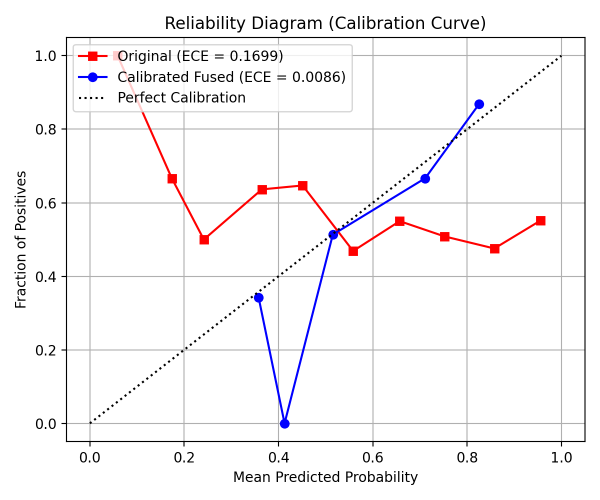
#> input picture backend/calibration_curve.png, 1200 x 1000 px (shown at 1/2 size)
$ python -i variant_generator.py   (imports and definitions only)
#> lines starting #> are read from the running program, lines starting #| are printed output that depends on the picture
import os
from PIL import Image, ImageDraw, ImageFont
from typing import Dict, List, Tuple, Any

def generate_image_variants(original_path: str, output_dir: str) -> List[Dict[str, Any]]:
    """
    Generates 4 variations of an original image:
    1. Cropped: Center cropped by 30%
    2. Watermarked: Text 'TraceLens AI' superimposed
    3. Compressed: Highly compressed (JPEG 10% quality)
    4. Resized: Scaled down by 50%
    Returns a list of dictionaries with type, path, and filename.
    """
#> called with original_path = '../calibration_curve.png', output_dir = 'out.png'
    variants = []

    if not os.path.exists(original_path):
        print(f"Original image not found: {original_path}")
        return variants

    os.makedirs(output_dir, exist_ok=True)
    base_name, ext = os.path.splitext(os.path.basename(original_path))

    try:
        # Load original image
        with Image.open(original_path) as img:
#> img is the input picture: PIL image 1200x1000 RGBA; mean R, G, B, A 246.2, 244.6, 245.9, 255
            w, h = img.size
#> w = 1200; h = 1000

            # --- 1. Crop Variant ---
            crop_name = f"{base_name}_variant_cropped.jpg"
            crop_path = os.path.join(output_dir, crop_name)
            left = int(w * 0.15)
#> left = 180
            top = int(h * 0.15)
#> top = 150
            right = int(w * 0.85)
#> right = 1020
            bottom = int(h * 0.85)
#> bottom = 850
            cropped_img = img.crop((left, top, right, bottom))
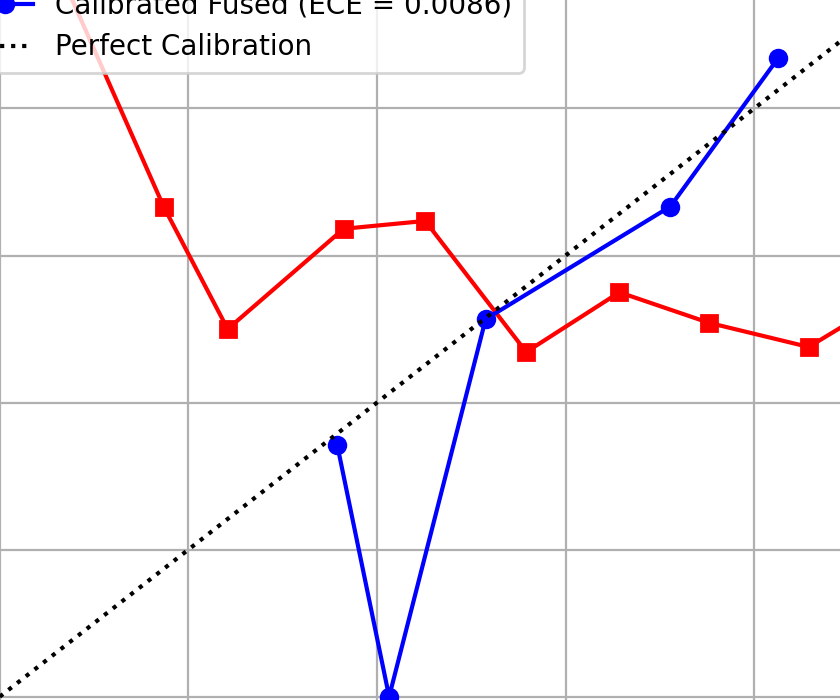
#> cropped_img: PIL image 840x700 RGBA; mean R, G, B, A 248.1, 245.3, 247.7, 255
            cropped_img.convert("RGB").save(crop_path, "JPEG", quality=90)
            variants.append({
                "type": "Cropped",
                "filepath": crop_path,
                "filename": crop_name,
                "relation": "cropped"
            })

            # --- 2. Watermark Variant ---
            watermark_name = f"{base_name}_variant_watermarked.jpg"
            watermark_path = os.path.join(output_dir, watermark_name)
            wm_img = img.copy().convert("RGB")
            draw = ImageDraw.Draw(wm_img)

            # Try to draw a large watermark box in the center
            text = "TRACELENS AI - SECURE"
            # Draw a dark backing rectangle for visibility
            box_w, box_h = int(w * 0.6), int(h * 0.1)
#> box_w = 720; box_h = 100
            box_x = int((w - box_w) / 2)
#> box_x = 240
            box_y = int((h - box_h) / 2)
#> box_y = 450
            draw.rectangle([box_x, box_y, box_x + box_w, box_y + box_h], fill=(10, 10, 10, 150))

            # Draw white overlay text in backing rectangle
            # Using default font to ensure it works on any system without font files
            draw.text((box_x + 20, box_y + 10), text, fill=(0, 229, 255)) # neon cyan color
            wm_img.save(watermark_path, "JPEG", quality=90)
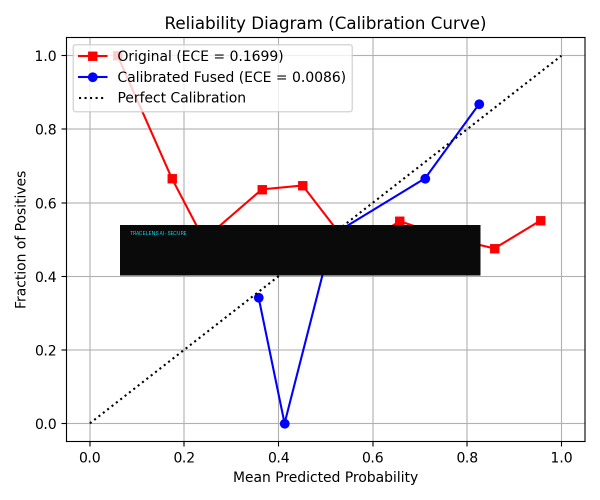
#> saved as calibration_curve_variant_watermarked.jpg: PIL image 1200x1000 RGB (shown at 1/2 size); mean R, G, B 231.6, 230.6, 231.7
            variants.append({
                "type": "Watermarked",
                "filepath": watermark_path,
                "filename": watermark_name,
                "relation": "watermarked"
            })

            # --- 3. Compressed Variant ---
            compressed_name = f"{base_name}_variant_compressed.jpg"
            compressed_path = os.path.join(output_dir, compressed_name)
            img.copy().convert("RGB").save(compressed_path, "JPEG", quality=8) # 8% quality
            variants.append({
                "type": "Compressed",
                "filepath": compressed_path,
                "filename": compressed_name,
                "relation": "compressed"
            })

            # --- 4. Resized Variant ---
            resized_name = f"{base_name}_variant_resized.webp"
            resized_path = os.path.join(output_dir, resized_name)
            resized_img = img.resize((w // 2, h // 2), Image.Resampling.BILINEAR)
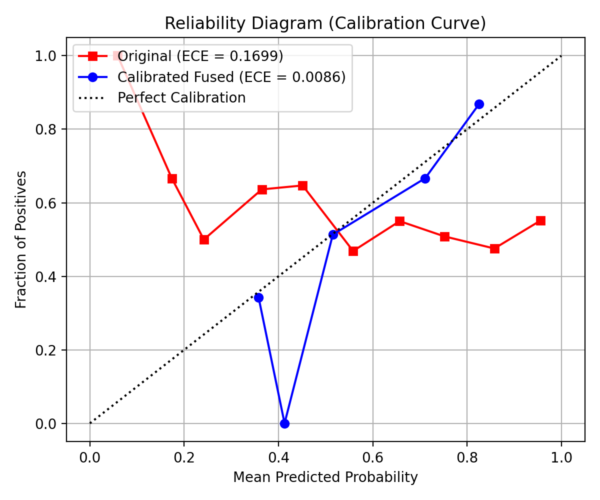
#> resized_img: PIL image 600x500 RGBA; mean R, G, B, A 246.3, 244.6, 245.9, 255
            resized_img.save(resized_path, "WEBP", quality=80)
            variants.append({
                "type": "Resized & Re-encoded",
                "filepath": resized_path,
                "filename": resized_name,
                "relation": "resized"
            })

    except Exception as e:
        print(f"Error generating image variants: {e}")

    return variants

>>> result = generate_image_variants('../calibration_curve.png', 'out.png')

$ run again, on backend/confusion_matrix.png
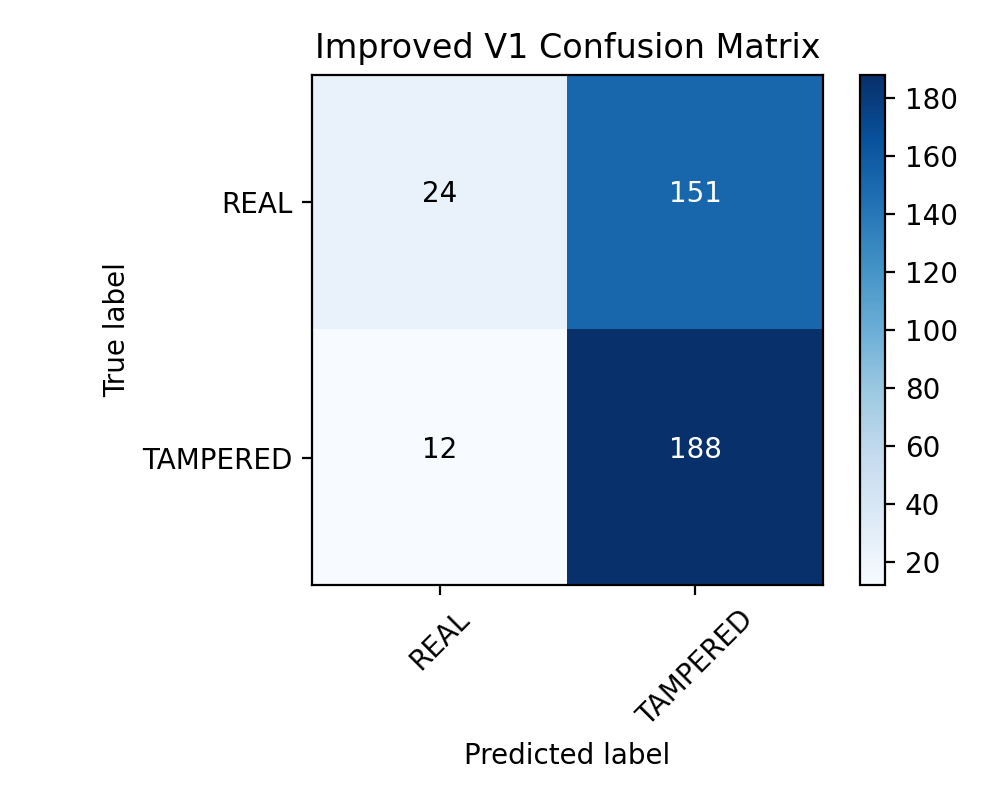
#> input picture backend/confusion_matrix.png, 1000 x 800 px
#> in generate_image_variants, img is the input picture: PIL image 1000x800 RGBA; mean R, G, B, A 206.1, 217.4, 229.3, 255
#> in generate_image_variants, `cropped_img = img.crop((left, top, right, bottom))`:
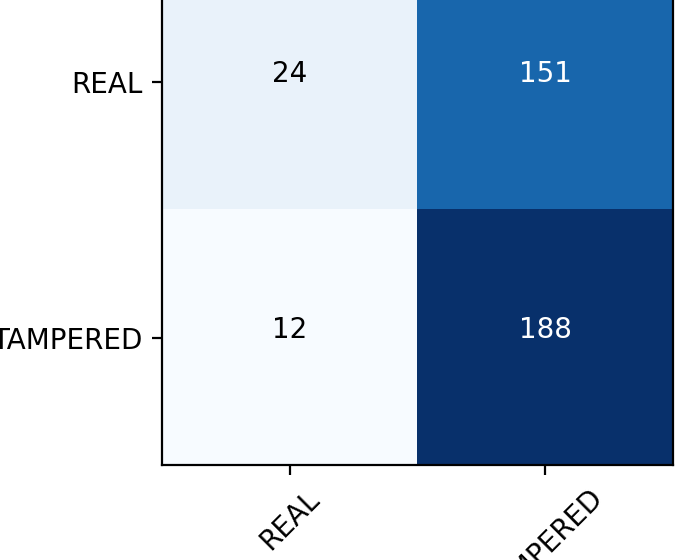
#> cropped_img: PIL image 700x560 RGBA; mean R, G, B, A 174.7, 193.7, 214.6, 255
#> in generate_image_variants, `resized_img = img.resize((w // 2, h // 2), Image.Resampling.BILINEAR)`:
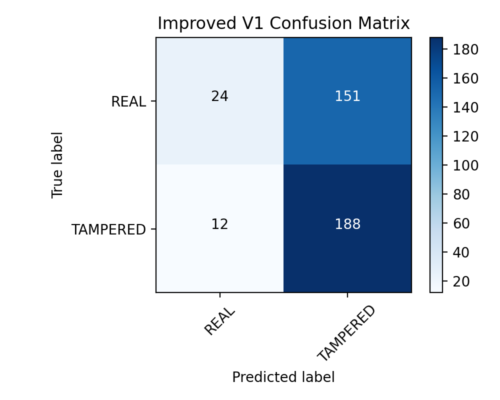
#> resized_img: PIL image 500x400 RGBA; mean R, G, B, A 206.1, 217.4, 229.3, 255

$ run again, on backend/roc_curve.png
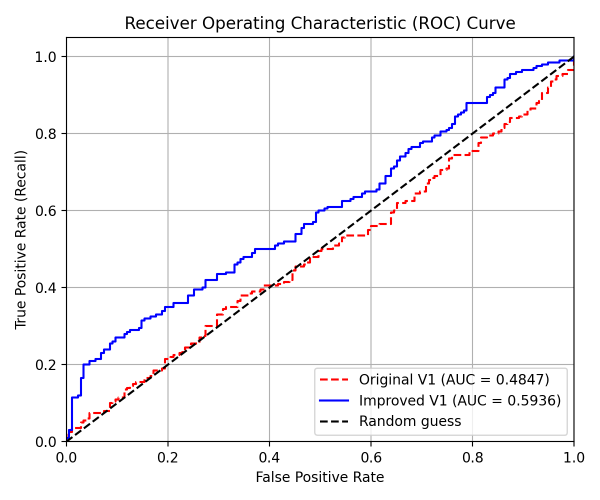
#> input picture backend/roc_curve.png, 1200 x 1000 px (shown at 1/2 size)
#> in generate_image_variants, img is the input picture: PIL image 1200x1000 RGBA; mean R, G, B, A 245.8, 244.8, 246.4, 255
#> in generate_image_variants, `cropped_img = img.crop((left, top, right, bottom))`:
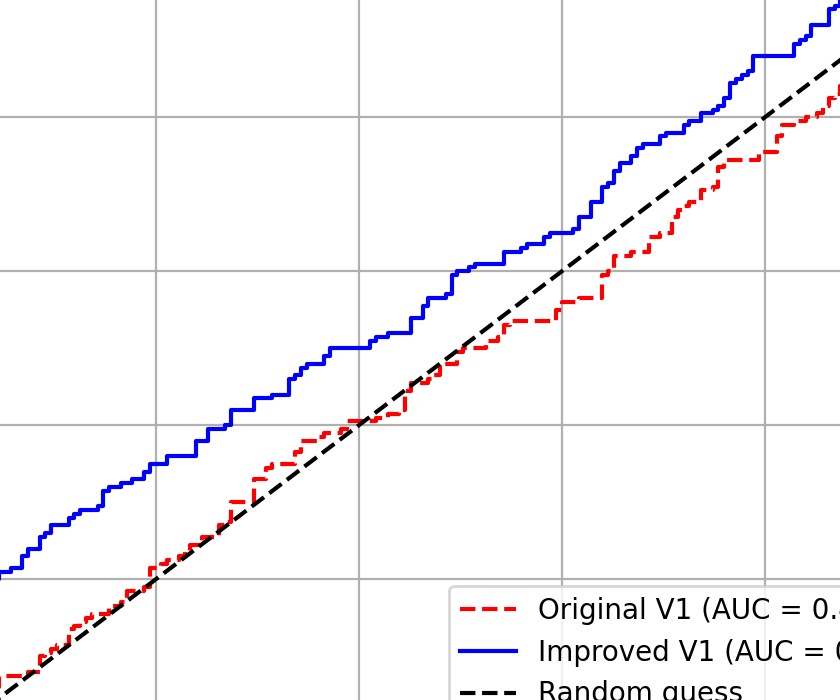
#> cropped_img: PIL image 840x700 RGBA; mean R, G, B, A 247.4, 245.6, 248.2, 255
#> in generate_image_variants, `resized_img = img.resize((w // 2, h // 2), Image.Resampling.BILINEAR)`:
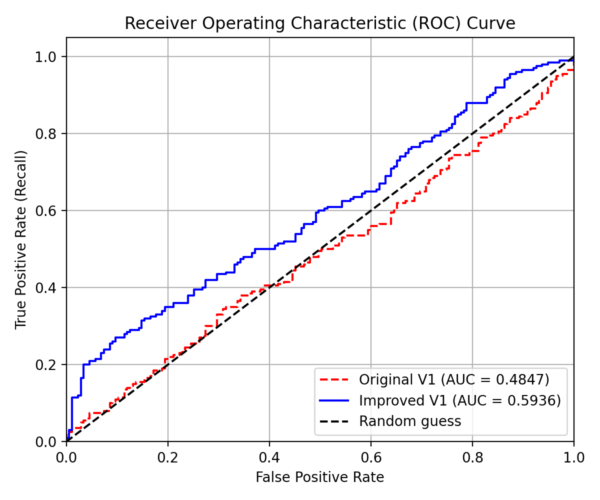
#> resized_img: PIL image 600x500 RGBA; mean R, G, B, A 245.9, 244.8, 246.4, 255
